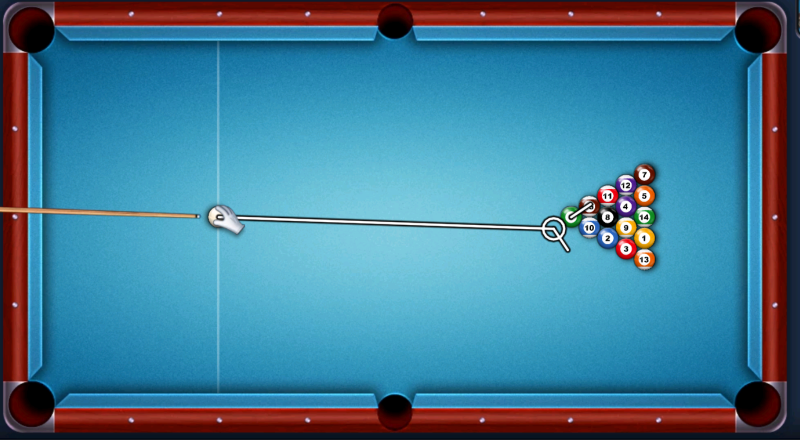
#> input picture test.png, 1600 x 880 px (shown at 1/2 size)
$ python investiage.py
#> lines starting #> are read from the running program, lines starting #| are printed output that depends on the picture; after the words box and inside, x2 and y2 are one past the last pixel; in counts of white or black regions, pixels touching at a corner belong together
import cv2
import numpy as np

def DrawImage(img, x1, x2 , y):
    kernel = np.ones((2,2), np.uint8)
    color = cv2.cvtColor(img, cv2.IMREAD_COLOR)
    hsv = cv2.cvtColor(color, cv2.COLOR_BGR2HSV)

    mask = cv2.inRange(hsv, np.array([151, 96, 175]), np.array([154, 255, 255]))
    color[mask>0]=(255,255,152)

    gray = cv2.cvtColor(img, cv2.COLOR_BGR2GRAY)

    lines = cv2.Canny(color, threshold1=271, threshold2=398)
    img_dilation = cv2.dilate(lines, kernel, iterations=1)

    cv2.imshow(f"Dilation", img_dilation)
    cv2.waitKey(0)

    HoughLines = cv2.HoughLinesP(img_dilation, 1, np.pi/180, 37, 3, 22)
    if HoughLines is not None:
        for line in HoughLines:
            coords = line[0]
            cv2.line(color, (coords[0], coords[1]), (coords[2], coords[3]), [0,255,255], 3)

    cv2.imshow(f"HoughLines", color)
    cv2.waitKey(0)

    circles = cv2.HoughCircles(gray, cv2.HOUGH_GRADIENT, 1, 20, param1=50, param2=17, minRadius=10, maxRadius=14)

    if circles is not None:
        circles = np.uint16(circles)
        for pt in circles[0, :]:
            x, y, r = pt[0], pt[1], pt[2]
            cv2.circle(color, (x,y), r, (0, 0, 255), 5)
    else:
        print("No Circles")

    color = cv2.circle(color, (x1,y), radius=2, color=(0, 0, 0), thickness=-1)
    color = cv2.circle(color, (x2,y), radius=2, color=(0, 0, 255), thickness=1)
    cv2.imshow(f"Circles", color)
    cv2.waitKey(0)


if __name__ == "__main__":
    img = cv2.imread('test.png', cv2.IMREAD_COLOR)
#> img is the input picture: shape (880, 1600, 3); mean B, G, R 148.7, 122.7, 67.1


    l_h = 0
    l_s = 0
    l_v = 235
    u_h = 196
    u_s = 4
    u_v = 255
    Thresh1 = 146
    Thresh2 = 61
    hThresh = 31
    hMinLine = 18
    hMaxGap = 2

    lower_mask = np.array([l_h, l_s, l_v])
    upper_mask = np.array([u_h, u_s, u_v])

    hsv = cv2.cvtColor(img, cv2.COLOR_BGR2HSV)
#> hsv: shape (880, 1600, 3); mean H, S, V 84.3, 180.2, 164.7

    mask2 = cv2.inRange(hsv, lower_mask, upper_mask)
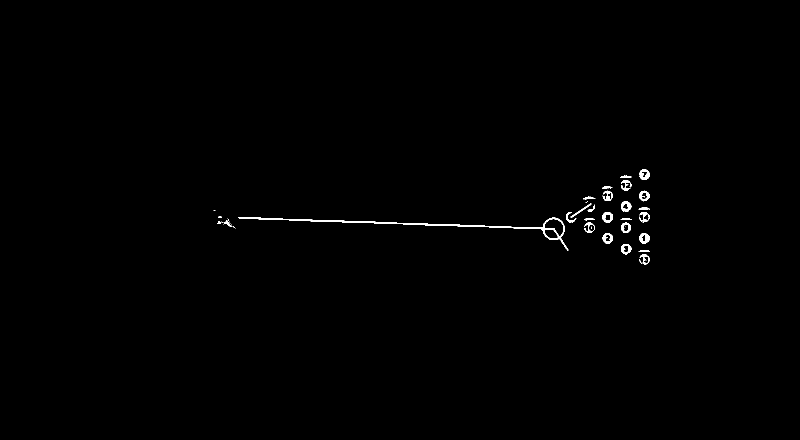
#> mask2: shape (880, 1600) (shown at 1/2 size); 0.45% white; 42 white regions (16 under 20 px), largest, box (x1, y1, x2, y2) and area: (476, 434, 1137, 502) 2426, (1278, 339, 1300, 360) 275, (1279, 466, 1299, 487) 266
    output2 = cv2.bitwise_and(img,img, mask= mask2)


    DrawImage(output2, 218, 240, 23)
#> in DrawImage, `hsv = cv2.cvtColor(color, cv2.COLOR_BGR2HSV)`: hsv: shape (880, 1600, 3); mean H, S, V 0.2, 0, 1.1
#> in DrawImage, `mask = cv2.inRange(hsv, np.array([151, 96, 175]), np.array([154, 255, ..`: mask: shape (880, 1600); every value is 0
#> in DrawImage, `lines = cv2.Canny(color, threshold1=271, threshold2=398)`:
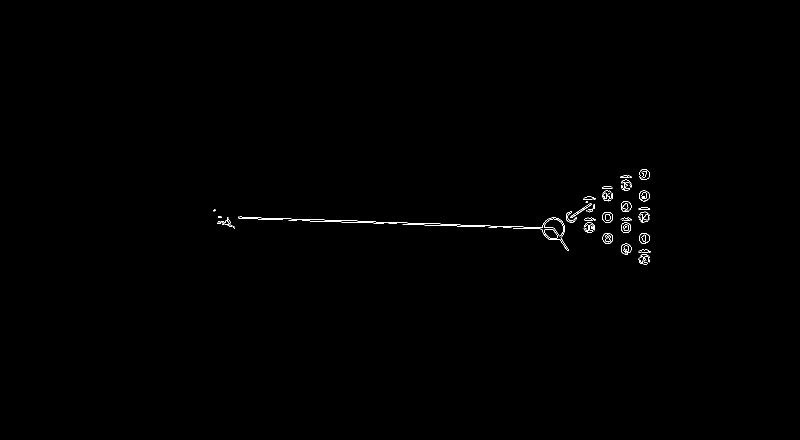
#> lines: shape (880, 1600) (shown at 1/2 size); 0.27% white in thin lines or dots, all inside (x1, y1, x2, y2) = (426, 338, 1301, 529)
#> in DrawImage, `img_dilation = cv2.dilate(lines, kernel, iterations=1)`:
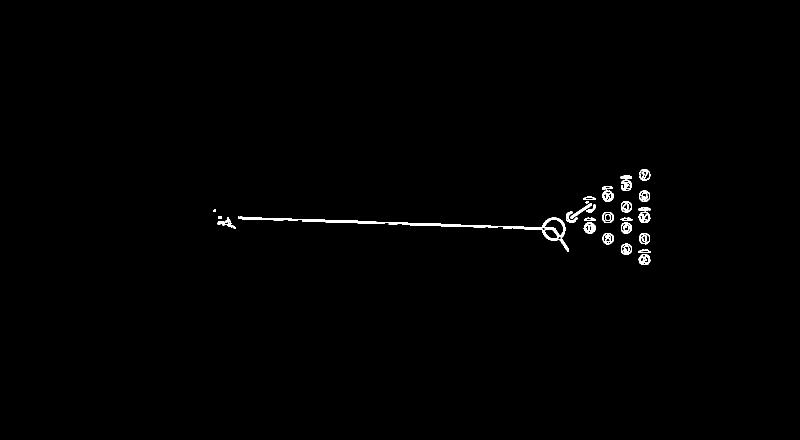
#> img_dilation: shape (880, 1600) (shown at 1/2 size); 0.6% white in thin lines or dots, all inside (x1, y1, x2, y2) = (426, 338, 1302, 530)
#> in DrawImage, `HoughLines = cv2.HoughLinesP(img_dilation, 1, np.pi/180, 37, 3, 22)`: HoughLines = 32 rows, first 6: [477, 437, 566, 440], [784, 445, 921, 449], [914, 450, 1045, 454], [882, 452, 904, 452], [559, 437, 634, 440], [629, 442, 704, 445]
#> the loop in DrawImage, `for line in HoughLines:` made 32 passes
#> coords on passes 1 to 12: [477, 437, 566, 440], [784, 445, 921, 449], [914, 450, 1045, 454], [882, 452, 904, 452], [559, 437, 634, 440], [629, 442, 704, 445], [620, 443, 644, 443], [649, 441, 715, 441], [947, 454, 970, 454], [884, 451, 968, 453], [715, 443, 747, 445], [517, 436, 553, 436]
#> after the loop in DrawImage, `for line in HoughLines:`:
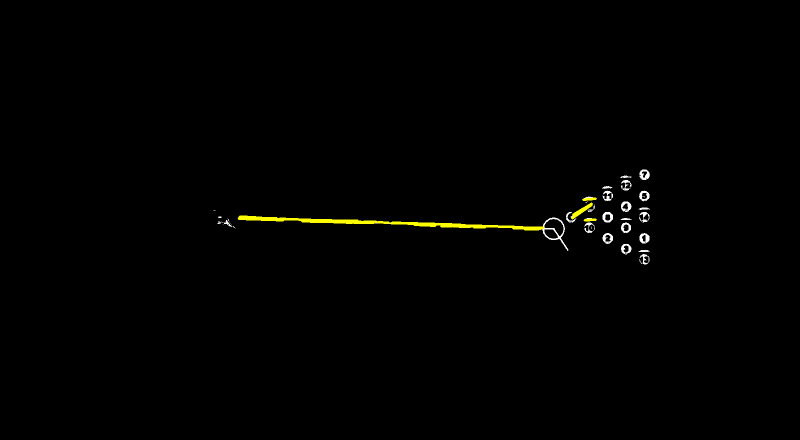
#> color: shape (880, 1600, 3) (shown at 1/2 size); mean B, G, R 0.8, 1.7, 1.7
#> in DrawImage, `circles = cv2.HoughCircles(gray, cv2.HOUGH_GRADIENT, 1, 20, param1=50,..`: circles = [[1251.5, 497.5, 10.6]]
#> in DrawImage, `circles = np.uint16(circles)`: circles = [[1251, 497, 10]]
#> the loop in DrawImage, `for pt in circles[0, :]:` made 1 pass
#> after the loop in DrawImage, `for pt in circles[0, :]:`: color: shape (880, 1600, 3); 0.03% of pixels changed, all inside (x1, y1, x2, y2) = (1238, 484, 1265, 511)
#> in DrawImage, `color = cv2.circle(color, (x2,y), radius=2, color=(0, 0, 255), thickne..`: color: shape (880, 1600, 3); mean B, G, R 0.7, 1.6, 1.7
